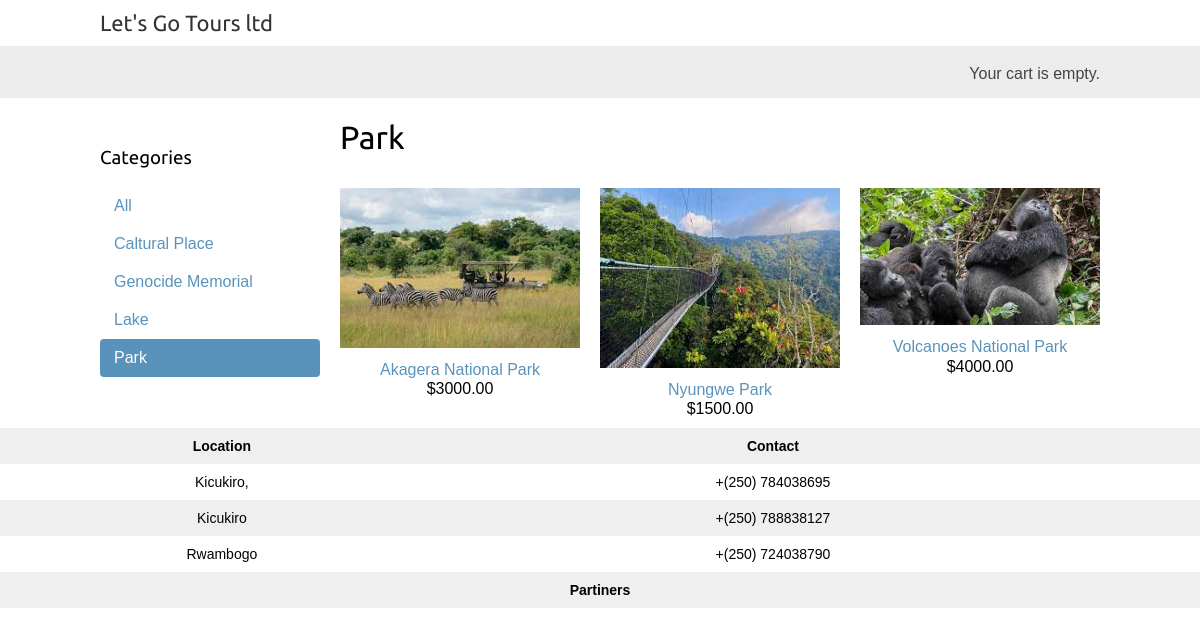
The page /park/ on the database its author committed.
### shop/models.py (models this page shows, shortened)
class Category(models.Model):
    name=models.CharField(max_length=200)
    slug=models.SlugField(max_length=200,
                          unique=True)
    class Meta:
        ordering=['name']
        indexes=[
            models.Index(fields=['name']),
        ]
        verbose_name='category'
        verbose_name_plural='categories'
    def get_absolute_url(self):
        return reverse('shop:product_list_by_category',
                       args=[self.slug])

class Product(models.Model):
    category=models.ForeignKey(Category,
                               related_name='products',
                               on_delete=models.CASCADE)
    name=models.CharField(max_length=200)
    slug=models.SlugField(max_length=200)
    image=models.ImageField(upload_to='product/%Y/%m/%d',
                            blank=True)
    description=models.TextField(blank=True)
    price=models.DecimalField(max_digits=10,
                              decimal_places=2)
    available=models.BooleanField(default=True)
    created=models.DateTimeField(auto_now_add=True)
    updated=models.DateTimeField(auto_now=True)
    class Meta:
        ordering=['name']
        indexes=[
            models.Index(fields=['id','slug']),
            models.Index(fields=['name']),
            models.Index(fields=['-created'])
        ]
    def get_absolute_url(self):
        return reverse('shop:product_detail',
                       args=[self.id,self.slug])

### shop/views.py (the view)
# urls.py: path('',views.product_list,name='product_list'),
def product_list(request,category_slug=None):
    category=None
    categories=Category.objects.all()
    products=Product.objects.filter(available=True)
    if category_slug:
        category=get_object_or_404(Category,
                                   slug=category_slug)
        products=products.filter(category=category)
    return render(request,
                  'shop/product/list.html',
                  {'category':category,
                   'categories':categories,
                   'products':products})

### cart/cart.py (called while the page is built)
    def __len__(self):
        return sum(item['quantity'] for item in self.cart.values())

### cart/context_processor.py (called while the page is built)
def cart(request):
    return{'cart': Cart(request)}

### shop/templates/shop/product/list.html (shortened to what this page needs)
{% extends "shop/base.html" %}
{% load static %}
{% block content %}
 <div id="sidebar">
 <h3>Categories</h3>
 <ul>
 <li {% if not category %}class="selected"{% endif %}>
 <a href="{% url "shop:product_list" %}">All</a>
 </li>
 {% for c in categories %}
 <li {% if category.slug == c.slug %}class="selected"
 {% endif %}>
 <a href="{{ c.get_absolute_url }}">{{ c.name }}</a>
 </li>
 {% endfor %}
 </ul>
 </div>
 <div id="main" class="product-list">
 <h1>{% if category %}{{ category.name }}{% else %}Available Places to visit
 {% endif %}</h1>
 {% for product in products %}
 <div class="item">
 <a href="{{ product.get_absolute_url }}">
 <img src="{% if product.image %}{{ product.image.url }}{% else %}{% static "img/no_image.png" %}{% endif %}">
 </a>
 <a href="{{ product.get_absolute_url }}">{{ product.name }}</a>
 <br>
 ${{ product.price }}
 </div>
 {% endfor %}
 </div>
{% endblock %}

### shop/static/css/base.css (style rules this page uses)
body { margin: 0; padding: 0; font-family: helvetica, sans-serif; }
h1, h2, h3, h4, h5, h6 { font-family: "Ubuntu", sans-serif; font-weight: normal; }
a { text-decoration: none; color: #5993bb; }
#sidebar { width: 220px; padding: 30px 20px 0 0; float: left; }
#sidebar ul { margin: 0; padding: 0; }
#sidebar ul li { margin: 0; list-style: none; padding: 10px 14px; }
#sidebar ul li a { display: block; }
#sidebar ul li.selected { background: #5993bb; border-radius: 4px; }
#sidebar ul li.selected a { color: #fff; }
#main { float: left; width: 96%; margin-right: -220px; overflow: hidden; }
.product-list .item { width: 25%; padding: 10px 20px 10px 0; float: left; text-align: center; line-height: 1.2; flex: auto; }
.product-list .item img { width: 100%; margin-bottom: 8px; }

### rows shown on the page
Category: name "Caltural Place"
Category: name "Genocide Memorial"
Category: name "Lake"
Category: name "Park"
Product: image (picture), name "Akagera National Park", price "3000.00"
Product: image (picture), name "Nyungwe Park", price "1500.00"
Product: image (picture), name "Volcanoes National Park", price "4000.00"
